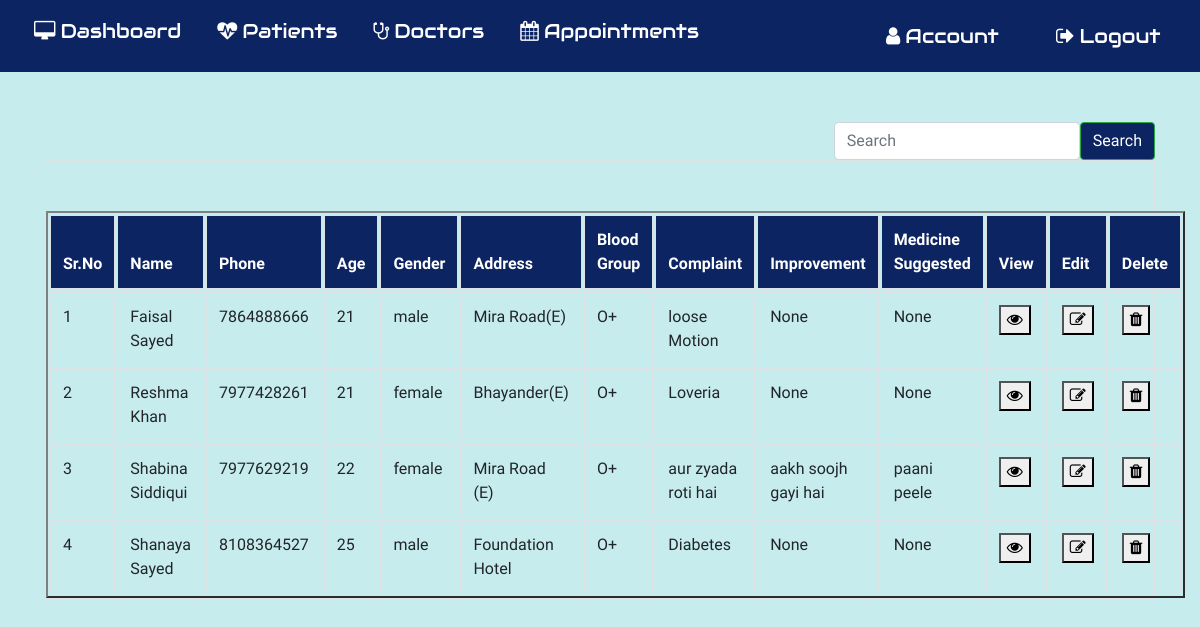
Screenshot of /patientrecord (signed in) with the database file from the repository.
### application/routes.py (models this page shows, shortened)
class Patient(db.Model):
  __tablename__ = 'Patient'
  id = db.Column(db.Integer, primary_key=True)
  pname = db.Column(db.String(20))
  age= db.Column(db.String(20))
  phone=db.Column(db.String(20))
  gender=db.Column(db.String(10))
  bgroup=db.Column(db.String(5))
  state=db.Column(db.String(15))
  address=db.Column(db.String(100))
  mstatus=db.Column(db.String(10))
  complaint=db.Column(db.String(5000))
  improvement=db.Column(db.String(5000))
  medicine_suggested=db.Column(db.String(5000))
  pat_image = db.Column(db.String(20), nullable=False, default='default.jpg')

### application/routes.py (the view, shortened to what this page needs)
@app.route('/patientrecord', methods = ['GET','POST'])
def patientrecord():
  if 'username' in session:
    if request.method == 'GET':
      patrcd= Patient.query.all()
      return render_template("patientrecord.html",patrcd=patrcd)
    return render_template('patientrecord.html')
  else:
    return redirect( url_for('login') )
  return render_template('patientrecord.html')

### application/templates/patientrecord.html (shortened to what this page needs)
{% extends 'layout.html' %}{% include "includes/nav.html" %}{% block content%}
<div class="container">
  <div class="search-box">
    <form class="d-flex" action="" method="POST">
      <input
        class="form-control me-2"
        type="search"
        placeholder="Search"
        name="pname"
        id="pname"
        aria-label="Search"
      />
      <button class="btn btn-outline-success" type="submit">Search</button>
    </form>
  </div>
  <div class="table table-bordered table-hover">
    {% if patrcd %}
    <table border="2" cellpadding="5px">
      <thead class="thead">
        <tr>
          <th scope="col">Sr.No</th>
          <th scope="col">Name</th>
          <th scope="col">Phone</th>
          <th scope="col">Age</th>
          <th scope="col">Gender</th>
          <th scope="col">Address</th>
          <th scope="col">Blood Group</th>
          <th scope="col">Complaint</th>
          <th scope="col">Improvement</th>
          <th scope="col">Medicine Suggested</th>
          <th scope="col">View</th>
          <th scope="col">Edit</th>
          <th scope="col">Delete</th>
        </tr>
      </thead>
      {% for i in patrcd %}
      <tr scope="row">
        <td></td>
        <td>{{ i.pname }}</td>
        <td>{{ i.phone }}</td>
        <td>{{ i.age }}</td>
        <td>{{ i.gender }}</td>
        <td>{{ i.address }}</td>
        <td>{{ i.bgroup }}</td>
        <td>{{ i.complaint }}</td>
        <td>{{ i.improvement }}</td>
        <td>{{ i.medicine_suggested }}</td>
        <td>
          <button
            type="button"
            class="dbutton"
            onclick="window.location='viewapp/{{ i.id }}'"
          >
            <i class="fa fa-eye" aria-hidden="true"></i>
          </button>
        </td>
        <td>
          <button
            type="button"
            class="ubutton"
            onclick="window.location='editpatientdetail/{{ i.id }}'"
          >
            <i class="fa fa-pencil-square-o" aria-hidden="true"></i>
          </button>
        </td>
        <td>
          <button
            type="button"
            class="dbutton"
            onclick="window.location='deletepatientdetail/{{ i.id }}'"
          >
            <i class="fa fa-trash" aria-hidden="true"></i>
          </button>
        </td>
      </tr>
      {% endfor %}
    </table>
    {% endif %}
  </div>
</div>
{% endblock content %}

### application/static/main.css (style rules this page uses)
body { background: #c7ecee; height: 100vh; width: 100vw; background-size: cover; background-position: center; font-family: "Dosis", sans-serif; }

### application/static/newpatient.css (style rules this page uses)
input { width: 100%; }

### application/static/patrcd.css (style rules this page uses)
body { counter-reset: Serial; }
table { border-collapse: separate; }
tr td:first-child:before { counter-increment: Serial; content: counter(Serial); }
table { margin-top: 50px; }
.container { display: flex; flex-direction: column; height: 100vh; }
.search-box { align-self: flex-end; margin-top: 50px; }
.search-box button { background: #0c2461; color: white; }
.thead { background: #0c2461; color: white; }

### rows the page displays
Patient: pname "Faisal Sayed", phone "7864888666", age "21", gender "male", address "Mira Road(E)", bgroup "O+", complaint "loose Motion", improvement "None", medicine_suggested "None"
Patient: pname "Reshma Khan", phone "7977428261", age "21", gender "female", address "Bhayander(E)", bgroup "O+", complaint "Loveria", improvement "None", medicine_suggested "None"
Patient: pname "Shabina Siddiqui", phone "7977629219", age "22", gender "female", address "Mira Road (E)", bgroup "O+", complaint "aur zyada roti hai", improvement "aakh soojh gayi hai", medicine_suggested "paani peele"
Patient: pname "Shanaya Sayed", phone "8108364527", age "25", gender "male", address "Foundation Hotel", bgroup "O+", complaint "Diabetes", improvement "None", medicine_suggested "None"
